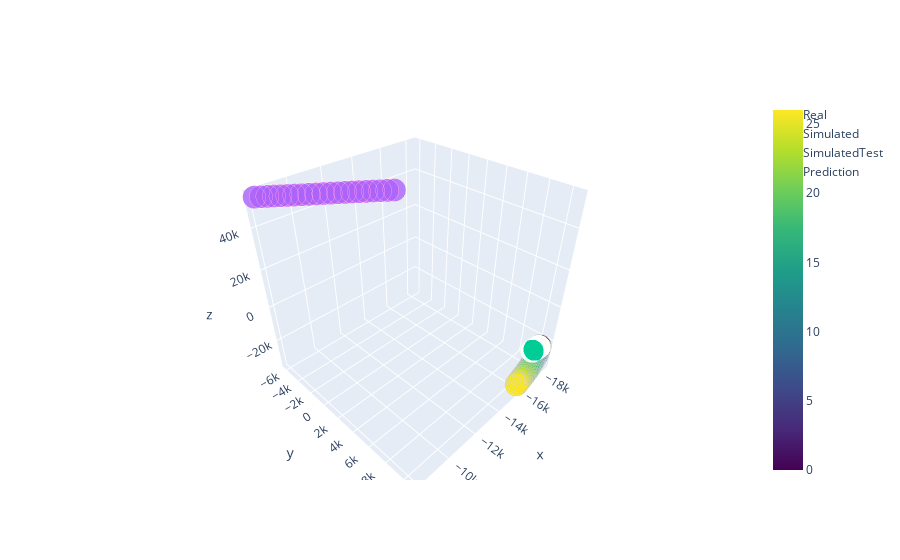

Notebook source saved alongside this figure:
### Code cell
from sklearn.cluster import KMeans, DBSCAN
from sklearn.preprocessing import StandardScaler, MinMaxScaler
RND_SEED = 44
model = KMeans(n_clusters=24, tol = 1e-3, algorithm = 'elkan', random_state=RND_SEED)
#model = DBSCAN(eps = 1000)
labels = model.fit_predict(satTrain[['x_sim', 'y_sim', 'z_sim', 'Vx_sim', 'Vy_sim', 'Vz_sim']])
print('Num unique labels: ', len(np.unique(labels)))


# Отобразим все x,y,z, xsim, ysim, zsim, относящиеся к одному кластеру
CLUSTER = 1
CLUSTER2 = 1
CLUSTER3 = 1
CLUSTER4 = 1
clusterDataTrain = satTrain[(labels == CLUSTER) | (labels == CLUSTER2) | (labels == CLUSTER3) | (labels == CLUSTER4)]
 
testLabels = model.predict(satTest[['x_sim', 'y_sim', 'z_sim', 'Vx_sim', 'Vy_sim', 'Vz_sim']])
clusterDataTest = satTest[(testLabels == CLUSTER)| (testLabels == CLUSTER2) | (testLabels == CLUSTER3) | (testLabels == CLUSTER4)]
lenPredicted = len(labels) - len(satPredicted)
clusterDataPredicted = satPredicted[(labels[lenPredicted:] == CLUSTER)| (labels[lenPredicted:] == CLUSTER2) | (labels[lenPredicted:] == CLUSTER3) | (labels[lenPredicted:] == CLUSTER4)]

# Зависимость координат и симулированных координат от времени

x,y,z = clusterDataTrain.loc[:, 'x'].values, clusterDataTrain.loc[:, 'y'].values, clusterDataTrain.loc[:, 'z'].values
xSim,ySim,zSim = clusterDataTrain.loc[:, 'x_sim'].values, clusterDataTrain.loc[:, 'y_sim'].values, clusterDataTrain.loc[:, 'z_sim'].values

xTestSim, yTestSim, zTestSim = clusterDataTest.loc[:, 'x_sim'].values, clusterDataTest.loc[:, 'y_sim'].values, clusterDataTest.loc[:, 'z_sim'].values
xPredicted, yPredicted, zPredicted = clusterDataPredicted.loc[:, 'x'].values, clusterDataPredicted.loc[:, 'y'].values, clusterDataPredicted.loc[:, 'z'].values
fig1 = go.Scatter3d(x=x, 
                    y=y, 
                    z=z, 
                    mode='markers', 
                    marker=dict(
                        #color='rgb(127, 127, 127)',
                        color = np.arange(clusterDataTrain.shape[0]),
                        colorscale = 'Viridis',
                        showscale = True,
                        size=8, 
                        symbol='circle', 
                        line=dict(
                            color='rgb(204, 204, 204)',
                            width=0.5),
                        opacity=0.9),
                   name = 'Real')
fig2 = go.Scatter3d(x=xSim, 
                    y=ySim, 
                    z=zSim, 
                    mode = 'markers', 
                    marker=dict(
                        size=8,
                        line=dict(
                            color='rgba(217, 217, 217, 0.14)',
                            width=0.5
                        ),
                    opacity=0.8),
                    name = 'Simulated')

fig3 = go.Scatter3d(x=xTestSim, 
                    y=yTestSim, 
                    z=zTestSim, 
                    mode = 'markers', 
                    marker=dict(
                        size=8,
                        line=dict(
                            color='rgba(255, 87, 123, 0.05)',
                            width=0.5
                        ),
                    opacity=0.8),
                    name = 'SimulatedTest')

fig4 = go.Scatter3d(x=xPredicted, 
                    y=yPredicted, 
                    z=zPredicted, 
                    mode = 'markers', 
                    marker=dict(
                        size=8,
                        line=dict(
                            color='rgba(255, 57, 0, 0.05)',
                            width=0.5
                        ),
                    opacity=0.8),
                    name = 'Prediction')

fig = go.Figure(data = [fig1, fig2, fig3, fig4])
fig.show()

### Figure 1 — Plotly figure (JSON) as saved in the notebook; plotly's stock layout.template omitted (floating-point values rounded to 4 significant figures)
{"data": [{"marker": {"color": [0, 1, 2, 3, 4, 5, 6, 7, 8, 9, 10, 11, 12, 13, 14, 15, 16, 17, 18, 19, 20, 21, 22, 23, 24, 25, 26], "colorscale": [[0, "#440154"], [0.1111, "#482878"], [0.2222, "#3e4989"], [0.3333, "#31688e"], [0.4444, "#26828e"], [0.5556, "#1f9e89"], [0.6667, "#35b779"], [0.7778, "#6ece58"], [0.8889, "#b5de2b"], [1, "#fde725"]], "line": {"color": "rgb(204, 204, 204)", "width": 0.5}, "opacity": 0.9, "showscale": true, "size": 8, "symbol": "circle"}, "mode": "markers", "name": "Real", "type": "scatter3d", "x": [-18420.0, -18370.0, -18310.0, -18260.0, -18220.0, -18170.0, -18120.0, -18060.0, -17980.0, -17900.0, -17810.0, -17720.0, -17620.0, -17530.0, -17430.0, -17330.0, -17240.0, -17140.0, -17030.0, -16930.0, -16810.0, -16680.0, -16550.0, -16410.0, -16260.0, -16120.0, -15980.0], "y": [10190.0, 10220.0, 10250.0, 10280.0, 10310.0, 10340.0, 10360.0, 10380.0, 10400.0, 10420.0, 10440.0, 10460.0, 10480.0, 10500.0, 10520.0, 10540.0, 10550.0, 10570.0, 10580.0, 10580.0, 10590.0, 10590.0, 10600.0, 10600.0, 10600.0, 10610.0, 10610.0], "z": [-24780.0, -25050.0, -25330.0, -25600.0, -25880.0, -26170.0, -26470.0, -26790.0, -27120.0, -27470.0, -27830.0, -28200.0, -28570.0, -28940.0, -29320.0, -29700.0, -30090.0, -30480.0, -30880.0, -31280.0, -31700.0, -32130.0, -32560.0, -33010.0, -33460.0, -33900.0, -34350.0]}, {"marker": {"line": {"color": "rgba(217, 217, 217, 0.14)", "width": 0.5}, "opacity": 0.8, "size": 8}, "mode": "markers", "name": "Simulated", "type": "scatter3d", "x": [-18350.0, -18330.0, -18310.0, -18290.0, -18280.0, -18280.0, -18270.0, -18260.0, -18250.0, -18230.0, -18210.0, -18190.0, -18170.0, -18160.0, -18140.0, -18140.0, -18130.0, -18130.0, -18130.0, -18130.0, -18120.0, -18100.0, -18080.0, -18050.0, -18030.0, -18010.0, -17990.0], "y": [10160.0, 10160.0, 10160.0, 10160.0, 10160.0, 10160.0, 10150.0, 10150.0, 10140.0, 10140.0, 10140.0, 10130.0, 10130.0, 10130.0, 10130.0, 10130.0, 10130.0, 10130.0, 10130.0, 10130.0, 10120.0, 10120.0, 10110.0, 10110.0, 10110.0, 10110.0, 10110.0], "z": [-24880.0, -24900.0, -24910.0, -24920.0, -24910.0, -24910.0, -24910.0, -24910.0, -24920.0, -24930.0, -24940.0, -24960.0, -24970.0, -24980.0, -24980.0, -24980.0, -24970.0, -24960.0, -24950.0, -24950.0, -24950.0, -24960.0, -24980.0, -25000.0, -25020.0, -25030.0, -25030.0]}, {"marker": {"line": {"color": "rgba(255, 87, 123, 0.05)", "width": 0.5}, "opacity": 0.8, "size": 8}, "mode": "markers", "name": "SimulatedTest", "type": "scatter3d", "x": [-17990.0, -17980.0, -17980.0, -17980.0, -17970.0, -17960.0, -17940.0, -17930.0, -17910.0, -17900.0, -17890.0, -17890.0, -17890.0, -17890.0, -17890.0, -17890.0, -17890.0, -17880.0, -17860.0, -17840.0, -17820.0, -17800.0, -17790.0, -17780.0], "y": [10100.0, 10100.0, 10100.0, 10100.0, 10090.0, 10090.0, 10080.0, 10080.0, 10080.0, 10080.0, 10080.0, 10080.0, 10080.0, 10080.0, 10070.0, 10070.0, 10070.0, 10060.0, 10060.0, 10050.0, 10050.0, 10050.0, 10050.0, 10040.0], "z": [-25020.0, -25010.0, -25000.0, -25000.0, -25000.0, -25000.0, -25010.0, -25020.0, -25030.0, -25040.0, -25040.0, -25030.0, -25020.0, -25000.0, -24990.0, -24980.0, -24980.0, -24980.0, -24990.0, -25000.0, -25020.0, -25030.0, -25030.0, -25020.0]}, {"marker": {"line": {"color": "rgba(255, 57, 0, 0.05)", "width": 0.5}, "opacity": 0.8, "size": 8}, "mode": "markers", "name": "Prediction", "type": "scatter3d", "x": [-8059.0, -8322.0, -8580.0, -8837.0, -9099.0, -9372.0, -9658.0, -9955.0, -10260.0, -10580.0, -10900.0, -11220.0, -11540.0, -11860.0, -12190.0, -12510.0, -12840.0, -13180.0, -13520.0, -13860.0, -14220.0], "y": [-6135.0, -5935.0, -5738.0, -5538.0, -5331.0, -5117.0, -4897.0, -4674.0, -4450.0, -4226.0, -4005.0, -3786.0, -3568.0, -3352.0, -3135.0, -2918.0, -2698.0, -2475.0, -2248.0, -2017.0, -1784.0], "z": [53460.0, 53250.0, 53040.0, 52830.0, 52610.0, 52370.0, 52120.0, 51860.0, 51580.0, 51290.0, 51000.0, 50690.0, 50380.0, 50050.0, 49720.0, 49390.0, 49040.0, 48680.0, 48320.0, 47940.0, 47540.0]}], "layout": {}}
